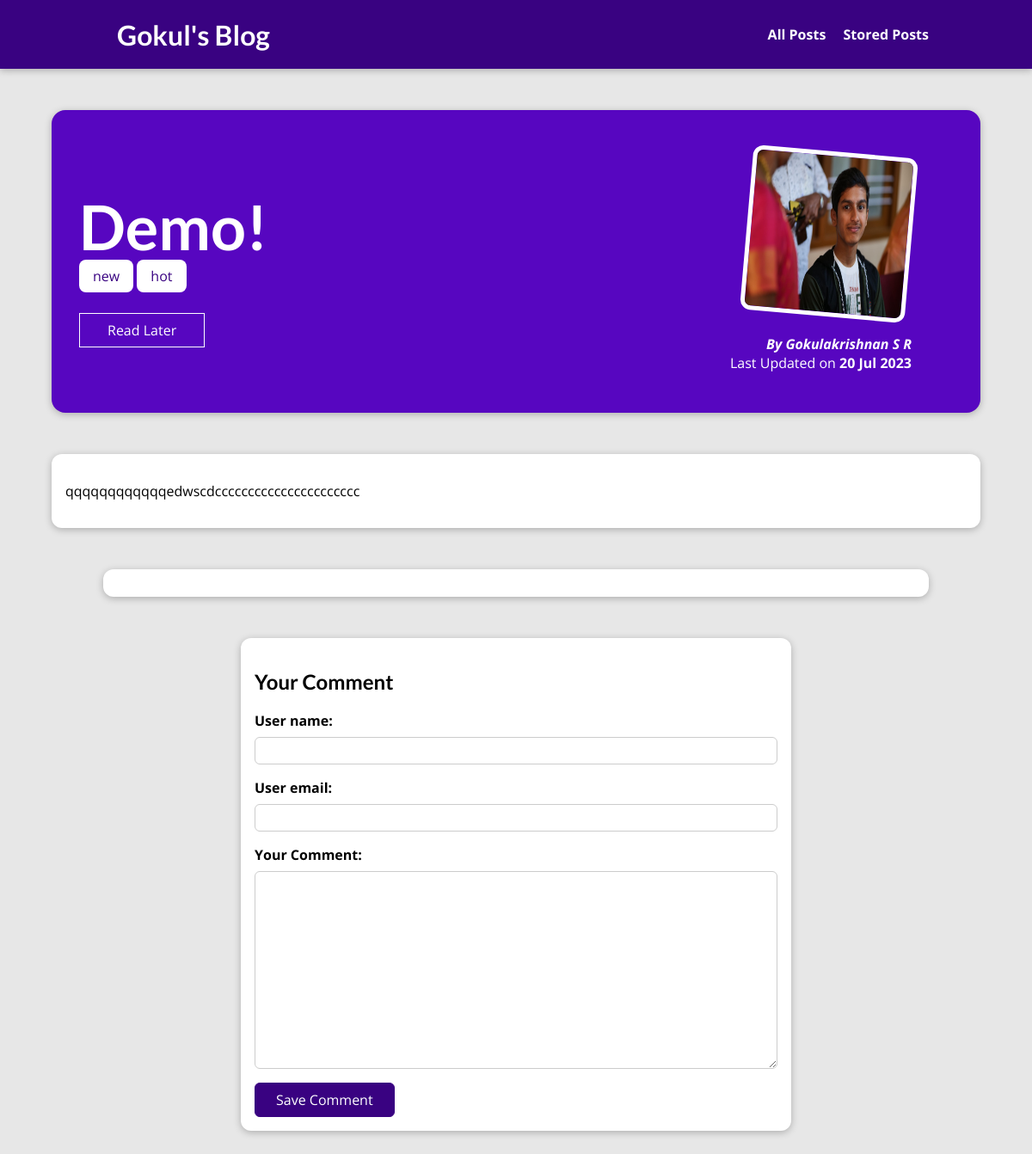
Screenshot of /posts/demo with the database file from the repository.
### blog/models.py (models this page shows, shortened)
class Post(models.Model):
    title = models.CharField(max_length=100)
    excert = models.CharField(max_length=300)
    image = models.ImageField(upload_to="posts", null=True)
    date = models.DateField(auto_now=True)
    slug = models.SlugField(null=True, unique=True)
    content = models.TextField(validators=[MinLengthValidator(10)])
    author = models.ForeignKey(
        Author, on_delete=models.SET_NULL, null=True, related_name="posts")
    tags = models.ManyToManyField(Tag)

class Tag(models.Model):
    caption = models.CharField(max_length=100)

class Author(models.Model):
    first_name = models.CharField(max_length=255)
    last_name = models.CharField(max_length=255)
    email_address = models.EmailField()
    def full_name(self):
        return f"{self.first_name} {self.last_name}"
    def __str__(self) -> str:
        return self.full_name()

### blog/views.py (the view, shortened to what this page needs)
# urls.py: path("posts/<slug:slug>", views.SinglePostView.as_view(),
class SinglePostView(View):
    def get(self, request, slug):
        post = Post.objects.get(slug=slug)
        context = {
            "post": post,
            "comment_form": CommentForm(),
            "tags": post.tags.all(),
            "comments": post.comments.all().order_by("-id")
        }
        return render(request, "blog/post-detail.html", context)

### blog/forms.py
class CommentForm(forms.ModelForm):
    class Meta:
        model = Comment
        exclude = ["post"]
        labels = {"text": "Your Comment" }

### blog/templates/blog/post-detail.html (shortened to what this page needs)
{% extends "base.html" %}
{% load static %}
{% block css_files %}
<link rel="stylesheet" href="{% static 'blog/post-detail.css' %}" />
{% endblock %}
{% block content %}
<section id="summary">
    <h2>{{post.title}}</h2>
    <div>
        {% for tag in tags %}
        <span class="tag" style="margin-top: 5px;">{{tag.caption}}</span>
        {% endfor %}
    </div>
    <div id="read-later">
        <form action="{% url 'read-later' %}" method="POST">
            <button>Read Later</button>
        </form>
    </div>
    <article>
        <img src="{{post.image.url}}" alt="{{post.title}}">
        <address>By <a href="mailto:{{post.author.email_address}}">{{ post.author }}</a></address>
        <div>
            Last Updated on <time>{{post.date | date:"d M Y"}}</time>
        </div>
    </article>
</section>
<main>
    <p>{{post.content | linebreaks}}</p>
</main>
<section id="comments">
</section>
<div>
    <form id="comment-form" method="POST">
        <h2>Your Comment</h2>
        {% for form_field in comment_form %}
        <div class="form-control">
            {{ form_field.label_tag }}
            {{form_field}}
        </div>
        {% endfor %}
        <button>Save Comment</button>
    </form>
</div>
{% endblock %}

### static/app.css (style rules this page uses)
* { box-sizing: border-box; }
html { font-family: 'Open Sans', 'Lato', sans-serif; }
body { margin: 0; }
h1, h2, h3 { font-family: 'Lato', sans-serif; font-weight: bold; }

### blog/static/blog/post-detail.css (style rules this page uses)
body { background-color: #e7e7e7; }
#summary { margin: 8rem auto 3rem auto; padding: 2rem; width: 90%; max-width: 90rem; border-radius: 16px; background-color: #5706c0; position: relative; box-shadow: 0 2px 8px rgba(0, 0, 0, 0.25); height: 22rem; }
#summary h2 { color: white; font-size: 4.5rem; margin-bottom: 0.25rem; }
#summary article { position: absolute; top: 2rem; right: 3rem; padding: 1rem 2rem; border-radius: 12px; text-align: right; color: white; }
#summary article img { width: 12rem; height: 12rem; border-radius: 12px; transform: rotateZ(5deg); border: 5px solid white; margin-bottom: 1rem; }
#summary address { font-weight: bold; }
#summary a { color: white; text-decoration: none; }
#summary time { font-weight: bold; }
#read-later { margin: 2rem 0; }
#read-later button { background-color: transparent; border: 1px solid white; padding: 0.5rem 2rem; font: inherit; color: white; cursor: pointer; }
main { width: 90%; max-width: 90rem; margin: 3rem auto; background-color: white; padding: 1rem; border-radius: 12px; box-shadow: 0 2px 8px rgba(0, 0, 0, 0.25); }
.tag { background-color: white; color: #390281; padding: 0.5rem 1rem; border-radius: 8px; }
#comment-form { margin: 3rem auto; width: 90%; max-width: 40rem; border-radius: 12px; background-color: white; box-shadow: 0 2px 8px rgba(0, 0, 0, 0.25); padding: 1rem; }
#comment-form button { font: inherit; background-color: #390281; color: white; border: 1px solid #390281; padding: 0.5rem 1.5rem; border-radius: 6px; cursor: pointer; }
.form-control { margin-bottom: 1rem; }
.form-control label { font-weight: bold; margin-bottom: 0.5rem; display: block; }
.form-control input, .form-control textarea { display: block; width: 100%; font: inherit; padding: 0.25rem; border-radius: 6px; border: 1px solid #ccc; }
#comments { margin: 3rem auto; width: 90%; max-width: 60rem; border-radius: 12px; background-color: white; box-shadow: 0 2px 8px rgba(0, 0, 0, 0.25); padding: 1rem 2rem; }

### rows the page displays
Post: title "Demo!", image (picture), author "Gokulakrishnan S R", date "20 Jul 2023", content "qqqqqqqqqqqqedwscdcccccccccccccccccccccc"
Tag: caption "new"
Tag: caption "hot"
